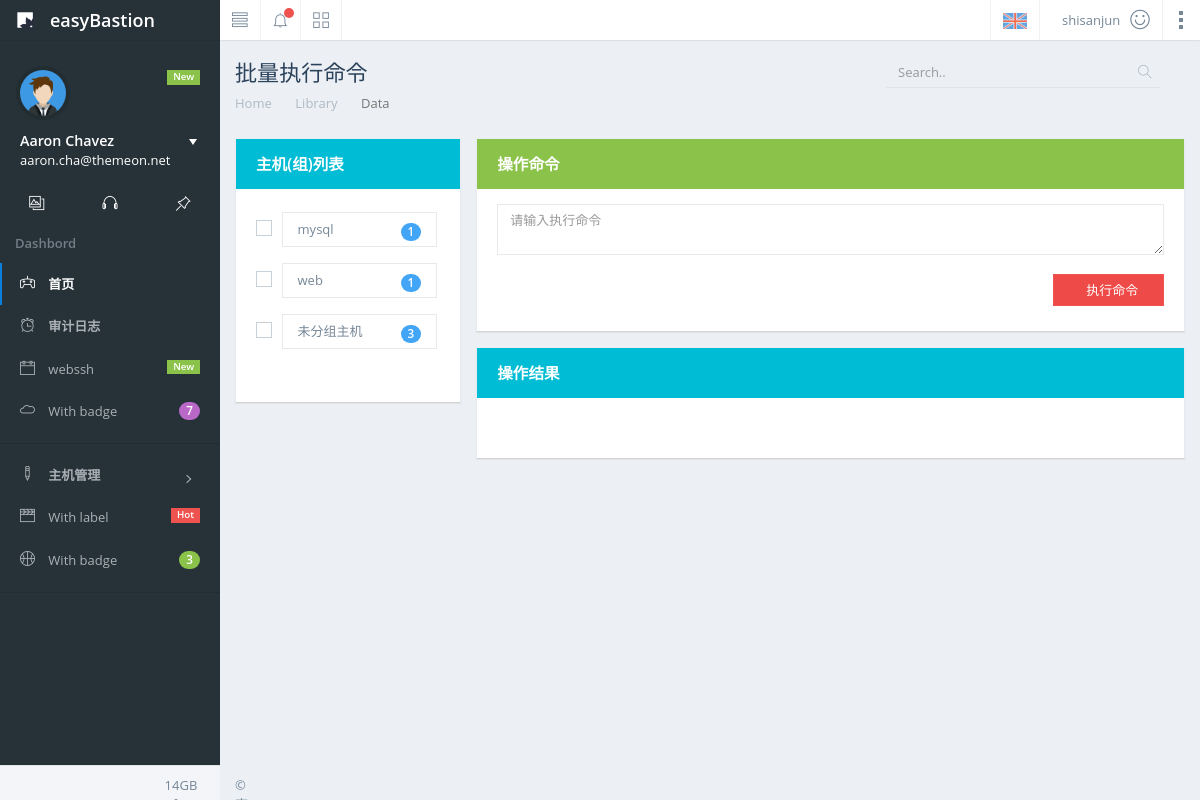
/multitask (signed in), run on an earlier commit of the app's database.
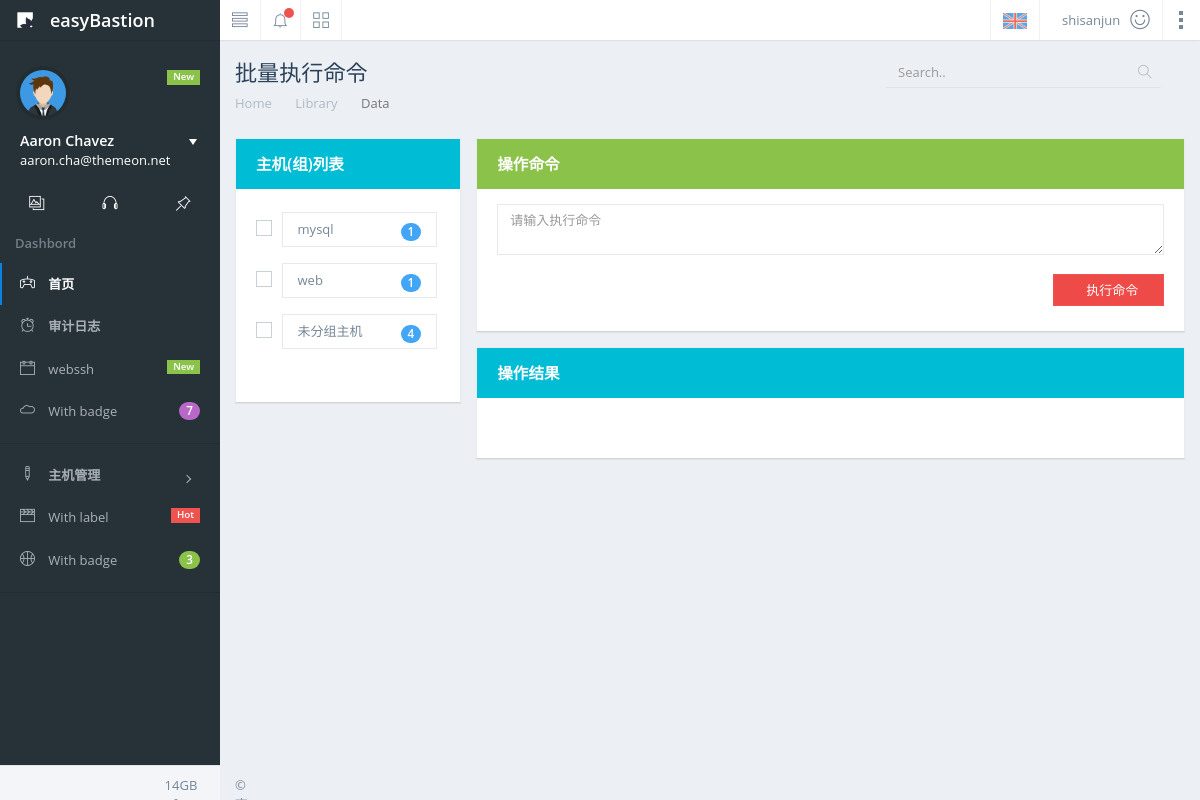
And on a later commit of the database.
### repository/models.py (models this page shows, shortened)
class UserProfile(AbstractBaseUser):
    email = models.EmailField(
            verbose_name='邮箱地址',
            max_length=255,
            unique=True,
    )
    name = models.CharField(max_length=64, verbose_name="用户名")
    bind_host = models.ManyToManyField("BindUserHosts", verbose_name="主机", blank=True)
    bind_group = models.ManyToManyField("HostGroup", verbose_name="主机组", blank=True)
    role=models.ManyToManyField("Role",verbose_name="所属角色")
    is_active = models.BooleanField(default=True, verbose_name="是否激活")
    is_admin = models.BooleanField(default=False, verbose_name="是否管理员")
    objects = MyUserManager()
    USERNAME_FIELD = 'email'
    REQUIRED_FIELDS = ['name']
    class Meta:
        verbose_name = "系统用户"
        verbose_name_plural = "系统用户"

class HostGroup(models.Model):
    name=models.CharField(max_length=64,unique=True,verbose_name="主机组名称")
    hosts=models.ManyToManyField(BindUserHosts,verbose_name="主机")
    def __str__(self):
        return self.name
    class Meta:
        verbose_name="主机组"
        verbose_name_plural="主机组"

### web/views/func.py (the view)
# urls.py: url(r'^multitask$', func.multitask, name="multitask"),
@login_required
def multitask(request):
    return render(request, "multitask_cmd.html")

### templates/multitask_cmd.html (shortened to what this page needs)
{% extends "index.html" %}
{% block page-title %}
    批量执行命令
{% endblock %}
{% block page-content %}
    <div class="row">
        <div class="col-lg-3">
            <div class="panel panel-info">
                <div class="panel-heading">
                    <h3 class="panel-title">主机(组)列表</h3>
                </div>
                <div class="panel-body">
                    <div class="list-group form-block">
                        {% for group in request.user.bind_group.select_related %}
                            <label class="form-checkbox form-normal form-primary active form-text"
                                   onclick="HostListDisplay(this)">
                                <a class="list-group-item" href="#">
                                    {{ group }}
                                    <span class="badge badge-primary">{{ group.hosts.all.count }}</span>
                                </a>
                            </label>
                        {% endfor %}
                        <label class="form-checkbox form-normal form-primary active form-text"
                               onclick="HostListDisplay(this)">
                            <a class="list-group-item" href="#">
                                未分组主机
                                <span class="badge badge-primary">{{ request.user.bind_host.count }}</span>
                            </a>
                        </label>
                    </div>
                </div>
            </div>
        </div>
        <div class="col-lg-9">
            <div class="panel  panel-success">
                <div class="panel-heading">
                    <h3 class="panel-title">操作命令</h3>
                </div>
                <div class="panel-body">
                    <div class="row" id="cmd_div">
                        <textarea id="cmd_text" class="form-control" type="text" placeholder="请输入执行命令"></textarea>
                        <br>
                        <input id="submit_cmd" class="col-lg-2 btn btn-danger pull-right" type="submit" value="执行命令">
                    </div>
                </div>
            </div>
            <div class="panel panel-info">
                <div class="panel-heading">
                    <h3 class="panel-title">操作结果</h3>
                </div>
                <div class="panel-body">
                </div>
            </div>
        </div>
    </div>
{% endblock %}

### templates/index.html (shortened to what this page needs)
{% extends "base.html" %}
{% block body %}
    <div id="container" class="effect mainnav-lg navbar-fixed">
        <header id="navbar">
            <div id="navbar-container" class="boxed">
                <div class="navbar-header">
                    <a href="index.html" class="navbar-brand">
                        <img src="/static/img/logo.png" alt="Nifty Logo" class="brand-icon">
                        <div class="brand-title">
                            <span class="brand-text">easyBastion</span>
                        </div>
                    </a>
                </div>
                <div class="navbar-content clearfix">
                    <ul class="nav navbar-top-links pull-left">
                        <li class="tgl-menu-btn">
                            <a class="mainnav-toggle" href="#">
                                <i class="ti-view-list icon-lg"></i>
                            </a>
                        </li>
                        <li class="dropdown">
                            <a href="#" data-toggle="dropdown" class="dropdown-toggle">
                                <i class="ti-bell icon-lg"></i>
                                <span class="badge badge-header badge-danger"></span>
                            </a>
                        </li>
                        <li class="mega-dropdown">
                            <a href="#" class="mega-dropdown-toggle">
                                <i class="ti-view-grid icon-lg"></i>
                            </a>
                        </li>
                    </ul>
                    <ul class="nav navbar-top-links pull-right">
                        <li class="dropdown">
                            <a class="lang-selector dropdown-toggle" href="#" data-toggle="dropdown">
                                <span class="lang-selected">
                                    <img class="lang-flag" src="/static/img/flags/united-kingdom.png" alt="English">
                                </span>
                            </a>
                        </li>
                        <li id="dropdown-user" class="dropdown">
                            <a href="#" data-toggle="dropdown" class="dropdown-toggle text-right">
                                <span class="pull-right">
                                    <i class="ti-face-smile ic-user"></i>
                                </span>
                                <div class="username hidden-xs">{{ request.user.name }}</div>
                            </a>
                        </li>
                        <li>
                            <a href="#" class="aside-toggle navbar-aside-icon">
                                <i class="pci-ver-dots"></i>
                            </a>
                        </li>
                    </ul>
                </div>
            </div>
        </header>
        <div class="boxed">
            <div id="content-container">
                <div id="page-title">
                    <h1 class="page-header text-overflow">{% block page-title %}page tile{% endblock %}</h1>
                    <div class="searchbox">
                        <div class="input-group custom-search-form">
                            <input type="text" class="form-control" placeholder="Search..">
                            <span class="input-group-btn">
                                <button class="text-muted" type="button"><i class="ti-search"></i></button>
                            </span>
                        </div>
                    </div>
                </div>
                <ol class="breadcrumb">
                    {% block page-nav %}
                        <li><a href="#">Home</a></li>
                        <li><a href="#">Library</a></li>
                        <li class="active">Data</li>
                    {% endblock %}
                </ol>
                <div id="page-content">
                    {% block page-content %}
                    {% endblock %}
                </div>
            </div>
            <nav id="mainnav-container">
                <div id="mainnav">
                    <div id="mainnav-menu-wrap">
                        <div class="nano">
                            <div class="nano-content">
                                <div id="mainnav-profile" class="mainnav-profile">
                                    <div class="profile-wrap">
                                        <div class="pad-btm">
                                            <span class="label label-success pull-right">New</span>
                                            <img class="img-circle img-sm img-border"
                                                 src="/static/img/profile-photos/1.png"
                                                 alt="Profile Picture">
                                        </div>
                                        <a href="#profile-nav" class="box-block" data-toggle="collapse"
                                           aria-expanded="false">
                                            <span class="pull-right dropdown-toggle">
                                                <i class="dropdown-caret"></i>
                                            </span>
                                            <p class="mnp-name">Aaron Chavez</p>
                                            <span class="mnp-desc">aaron.cha@themeon.net</span>
                                        </a>
                                    </div>
                                </div>
                                <div id="mainnav-shortcut">
                                    <ul class="list-unstyled">
                                        <li class="col-xs-4" data-content="Shortcut 1">
                                            <a class="shortcut-grid" href="#">
                                                <i class="ti-gallery"></i>
                                            </a>
                                        </li>
                                        <li class="col-xs-4" data-content="Shortcut 2">
                                            <a class="shortcut-grid" href="#">
                                                <i class="ti-headphone"></i>
                                            </a>
                                        </li>
                                        <li class="col-xs-4" data-content="Shortcut 3">
                                            <a class="shortcut-grid" href="#">
                                                <i class="ti-pin-alt"></i>
                                            </a>
                                        </li>
                                    </ul>
                                </div>
                                <ul id="mainnav-menu" class="list-group">
                                    <li class="list-header">Dashbord</li>
                                    <li class="active-link">
                                        <a href="#">
                                            <i class="ti-game"></i>
                                            <span class="menu-title">首页</span>
                                        </a>
                                    </li>
                                    <li>
                                        <a href="{% url "auditlog" %}">
                                            <i class="ti-alarm-clock"></i>
						                    <span class="menu-title">
												<strong>审计日志</strong>
											</span>
                                        </a>
                                    </li>
                                    <li>
                                        <a href="#">
                                            <i class="ti-calendar"></i>
						                    <span class="menu-title">
												webssh
												<span class="label label-success pull-right">New</span>
											</span>
                                        </a>
                                    </li>
                                    <li>
                                        <a href="#">
                                            <i class="ti-cloud"></i>
						                    <span class="menu-title">
												With badge
												<span class="pull-right badge badge-purple">7</span>
											</span>
                                        </a>
                                    </li>
                                    <li class="list-divider"></li>
                                    <li>
                                        <a href="#">
                                            <i class="ti-pencil-alt2"></i>
						                    <span class="menu-title">
												<strong>主机管理</strong>
											</span>
                                            <i class="arrow"></i>
                                        </a>
                                    </li>
                                    <li>
                                        <a href="#">
                                            <i class="ti-video-clapper"></i>
						                    <span class="menu-title">
												With label
												<span class="label label-danger pull-right">Hot</span>
											</span>
                                        </a>
                                    </li>
                                    <li>
                                        <a href="#">
                                            <i class="ti-basketball"></i>
						                    <span class="menu-title">
												With badge
												<span class="pull-right badge badge-success">3</span>
											</span>
                                        </a>
                                    </li>
                                    <li class="list-divider"></li>
                                </ul>
                            </div>
                        </div>
                        <footer id="footer">
                            <div class="hide-fixed pull-right pad-rgt">
                                14GB of <strong>512GB</strong> Free.
                            </div>
                            <p class="pad-lft">&#0169; 李祥</p>
                        </footer>
                    </div>
                </div>
            </nav>
        </div>
    </div>
{% endblock %}

### templates/base.html (shortened to what this page needs)
<!DOCTYPE html>
<html lang="utf-8">
<head>
    <link href="/static/css/bootstrap.min.css" rel="stylesheet">
    <link href="/static/css/nifty.min.css" rel="stylesheet">
    <link href="/static/themify-icons/themify-icons.min.css" rel="stylesheet">
    <link href="/static/css/pace.min.css" rel="stylesheet">
</head>
<body>
{% block body %}
{% endblock %}
</body>
</html>

What changed in the data, as far as the page shows it:
changed UserProfile "shisanjun": user.bind_host.count "3" → "4"
